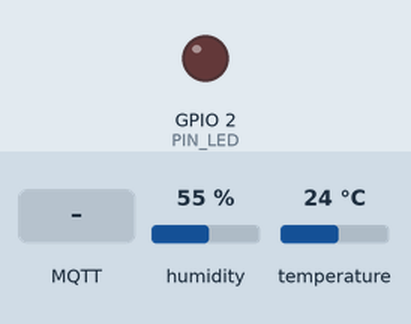
This sketch was run on a simulated ESP32. Parts: output pins drawn as LEDs (lit = HIGH). The test bench sets the inputs (shaded band); at power-on: humidity 55 %, temperature 24 °C. WiFi joins after 1.5 s; servers stay silent unless stated; random numbers use the default seed unless the sketch sets one; no MQTT or app messages arrive unless stated; what the sketch prints to the serial monitor is not drawn.

Above: at 2.7 s.
2.8 s: MQTT message "ON" arrives on the first subscribed topic
At 3.7 s:
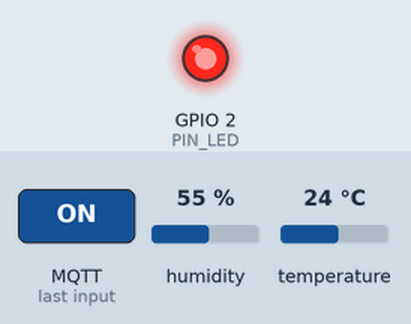
4.3 s: MQTT message "OFF" arrives on the first subscribed topic
At 4.8 s:
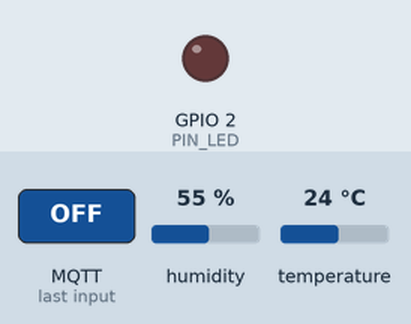
Timing chart, 0 to 7.3 s (numbered marks = the images above; inputs shaded):
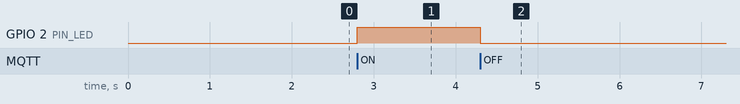

Measured:
- after the input at 2.8 s, GPIO 2 (PIN_LED): LOW → HIGH at once
- after the input at 4.3 s, GPIO 2 (PIN_LED): HIGH → LOW at once

The sketch:

sketch.ino
```cpp
#include <WiFi.h>
#include <PubSubClient.h>
#include "DHTesp.h"


const char* ID_UNICO   = "Simulacion";
const char* WIFI_SSID  = "Wokwi-GUEST";
const char* WIFI_PASS  = "";
const char* MQTT_HOST  = "broker.emqx.io";
const int   MQTT_PORT  = 1883;


String TOPIC_DATOS;
String TOPIC_COMANDO;


const int PIN_DHT = 15;
const int PIN_LED = 2;

DHTesp dht;
WiFiClient wifiClient;
PubSubClient mqtt(wifiClient);

unsigned long ultimaLectura = 0;
const unsigned long INTERVALO = 2000;

void conectarWifi() {
  Serial.print("Conectando a WiFi ");
  WiFi.mode(WIFI_STA);
  WiFi.begin(WIFI_SSID, WIFI_PASS);
  while (WiFi.status() != WL_CONNECTED) {
    delay(250);
    Serial.print(".");
  }
  Serial.println(" OK");
  Serial.print("IP: ");
  Serial.println(WiFi.localIP());
}


void alRecibir(char* topic, byte* payload, unsigned int len) {
  String msg;
  for (unsigned int i = 0; i < len; i++) msg += (char)payload[i];
  Serial.print("Comando recibido: ");
  Serial.println(msg);

  if (msg == "ON")  digitalWrite(PIN_LED, HIGH);
  if (msg == "OFF") digitalWrite(PIN_LED, LOW);
}

void conectarMqtt() {
  while (!mqtt.connected()) {
    Serial.print("Conectando a MQTT... ");
    String clientId = "esp32-" + String(ID_UNICO) + "-" + String(random(0xffff), HEX);
    if (mqtt.connect(clientId.c_str())) {
      Serial.println("OK");
      mqtt.subscribe(TOPIC_COMANDO.c_str());
      Serial.print("Suscrito a: ");
      Serial.println(TOPIC_COMANDO);
    } else {
      Serial.print("fallo, estado=");
      Serial.print(mqtt.state());
      Serial.println(" reintento en 2 s");
      delay(2000);
    }
  }
}

void setup() {
  Serial.begin(115200);
  pinMode(PIN_LED, OUTPUT);
  digitalWrite(PIN_LED, LOW);

  dht.setup(PIN_DHT, DHTesp::DHT22);

  TOPIC_DATOS   = "tajamar/iot/" + String(ID_UNICO) + "/estacion/datos";
  TOPIC_COMANDO = "tajamar/iot/" + String(ID_UNICO) + "/estacion/comando";

  conectarWifi();
  mqtt.setServer(MQTT_HOST, MQTT_PORT);
  mqtt.setCallback(alRecibir);
}

void loop() {
  if (!mqtt.connected()) conectarMqtt();
  mqtt.loop();

  if (millis() - ultimaLectura > INTERVALO) {
    ultimaLectura = millis();

    TempAndHumidity datos = dht.getTempAndHumidity();
    float temp = datos.temperature;
    float hum  = datos.humidity;


    float fase = millis() / 15000.0;
    temp += 7.0 * sin(fase);
    hum  += 12.0 * sin(fase + 1.5);
    temp += random(-3, 4) / 10.0;
    hum  += random(-3, 4) / 10.0;


    char payload[80];
    snprintf(payload, sizeof(payload), "{\"temp\":%.1f,\"hum\":%.1f}", temp, hum);
    mqtt.publish(TOPIC_DATOS.c_str(), payload);
    Serial.print("Publicado -> ");
    Serial.println(payload);
  }
}
```
